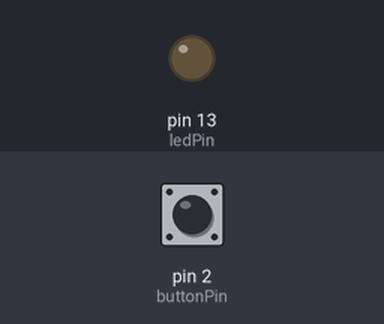
The sketch below on a simulated Arduino Uno, built with avr-gcc and run on an emulated ATmega328P. Shown: output pins drawn as LEDs (lit = HIGH). The inputs (shaded band) are chosen by the test bench; at power-on: pin 2 (buttonPin) LOW.

Above: at 1.2 s.
1.3 s: pin 2 (buttonPin) pulled HIGH for 0.15 s
At 1.37 s:
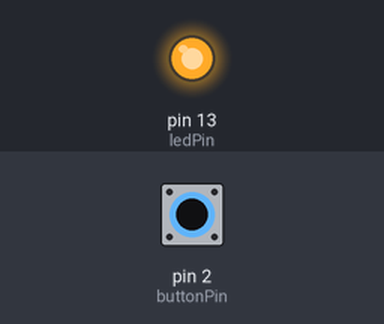
2.9 s: pin 2 (buttonPin) pulled HIGH for 3.2 s
At 6.8 s:
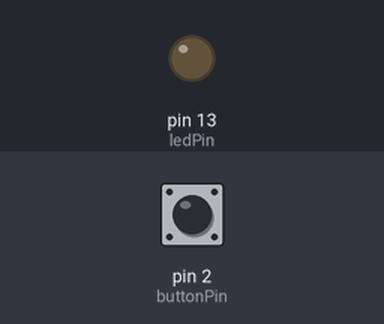
Timing chart, 0 to 8.3 s (numbered marks = the images above; inputs shaded):
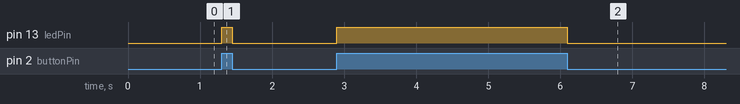

The sketch:

softwarebutton.ino
```cpp
//Use Programming to control an LED rather than having an LED
//in series with a switch

int buttonPin = 2; //Arduino pin where the button is connected
int ledPin = 13; //Arduino pin where the LED is connected

void setup() { //setup pins
  pinMode(buttonPin, INPUT); //button is an input
  pinMode(ledPin, OUTPUT); //LED is an output

}

void loop() { //run program
  if (digitalRead(buttonPin) == HIGH) { //if the button is pressed
    digitalWrite(ledPin, HIGH); //LED on
  } else {
    digitalWrite(ledPin, LOW); //LED off
  }
}
```

Measured:
- after the input at 1.3 s, pin 13 (ledPin): LOW → HIGH at once, → LOW 0.15 s later
- after the input at 2.9 s, pin 13 (ledPin): LOW → HIGH at once, → LOW 3.2 s later
